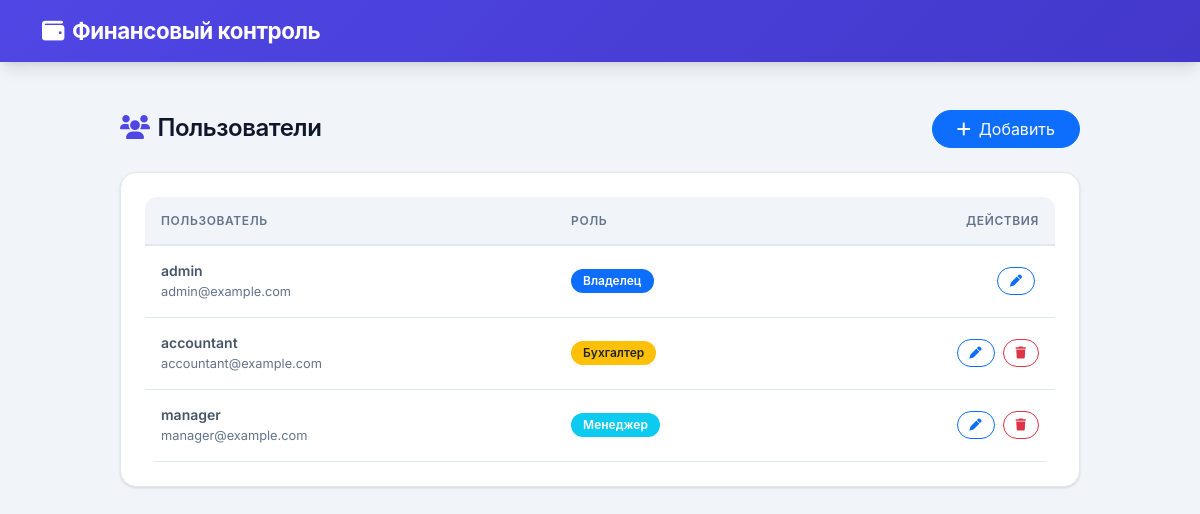
Screenshot of /users (signed in) with the database file from the repository.
### app.py (models this page shows)
class User(UserMixin, db.Model):
    id = db.Column(db.Integer, primary_key=True)
    username = db.Column(db.String(64), unique=True, nullable=False)
    email = db.Column(db.String(120), unique=True, nullable=False)
    password_hash = db.Column(db.String(256))
    role = db.Column(db.String(20), nullable=False, default='manager')
    created_at = db.Column(db.DateTime, default=datetime.utcnow)

### app.py (the view)
@app.route('/users')
@login_required
def users():
    if not check_permission('owner'):
        flash('Только владелец может управлять пользователями')
        return redirect(url_for('dashboard'))
    users_list = User.query.all()
    return render_template('users.html', users=users_list, today=date.today())

### app.py (called while the page is built)
@login_manager.user_loader
def load_user(user_id):
    return User.query.get(int(user_id))

def check_permission(required_role):
    roles_hierarchy = {'owner': 3, 'accountant': 2, 'manager': 1}
    user_role = current_user.role if current_user else 'manager'
    return roles_hierarchy.get(user_role, 0) >= roles_hierarchy.get(required_role, 0)

### templates/users.html (shortened to what this page needs)
{% extends "base.html" %}
{% block content %}
<div class="mobile-container">
    <div class="d-flex justify-content-between align-items-center mb-4">
        <h1 class="mobile-h2 mb-0">
            <i class="fas fa-users me-2" style="color:var(--primary);"></i>Пользователи
        </h1>
        <button class="btn btn-primary rounded-pill px-4" data-bs-toggle="modal" data-bs-target="#addUserModal">
            <i class="fas fa-plus me-2"></i>Добавить
        </button>
    </div>
    <div class="mobile-card">
        <div class="table-responsive-mobile">
            <table class="mobile-table">
                <thead>
                    <tr>
                        <th>Пользователь</th>
                        <th>Роль</th>
                        <th class="text-end">Действия</th>
                    </tr>
                </thead>
                <tbody>
                    {% for user in users %}
                    <tr>
                        <td>
                            <div style="font-weight:600;">{{ user.username }}</div>
                            <div style="font-size:0.8rem;color:var(--gray);">{{ user.email }}</div>
                        </td>
                        <td>
                            <span class="badge bg-{{ 'primary' if user.role == 'owner' else 'warning text-dark' if user.role == 'accountant' else 'info' }}">
                                {{ 'Владелец' if user.role == 'owner' else 'Бухгалтер' if user.role == 'accountant' else 'Менеджер' }}
                            </span>
                        </td>
                        <td class="text-end">
                            <button class="btn btn-sm btn-outline-primary rounded-pill me-1" style="font-size:0.75rem;padding:4px 12px;"
                                    onclick="editUser({{ user.id }})">
                                <i class="fas fa-pen"></i>
                            </button>
                            {% if user.id != current_user.id %}
                            <button class="btn btn-sm btn-outline-danger rounded-pill" style="font-size:0.75rem;padding:4px 12px;"
                                    onclick="deleteUser({{ user.id }})">
                                <i class="fas fa-trash"></i>
                            </button>
                            {% endif %}
                        </td>
                    </tr>
                    {% endfor %}
                </tbody>
            </table>
        </div>
    </div>
</div>
{% endblock %}

### static/css/app.css (style rules this page uses)
:root { --primary:#4f46e5; --primary-dark:#4338ca; --primary-light:#818cf8; --secondary:#06b6d4; --success:#10b981; --danger:#ef4444; --warning:#f59e0b; --info:#3b82f6; --dark:#1e293b; --gray:#64748b; --gray-light:#94a3b8; --gray-lighter:#e2e8f0; --bg:#f1f5f9; --card-bg:#ffffff; --text:#0f172a; --text-secondary:#475569; --border:#e2e8f0; --shadow:0 1px 3px 0 rgba(0,0,0,0.1),0 1px 2px -1px rgba(0,0,0,0.1); --shadow-md:0 4px 6px -1px rgba(0,0,0,0.1),0 2px 4px -2px rgba(0,0,0,0.1); --shadow-lg:0 10px 15px -3px rgba(0,0,0,0.1),0 4px 6px -4px rgba(0,0,0,0.1); --shadow-xl:0 20px 25px -5px rgba(0,0,0,0.1),0 8px 10px -6px rgba(0,0,0,0.1); --radius:12px; --radius-lg:16px; --radius-xl:24px; }
* { margin:0; padding:0; box-sizing:border-box; }
html,body { height:100%; font-family:'Inter',-apple-system,BlinkMacSystemFont,'Segoe UI',Roboto,'Helvetica Neue',Arial,sans-serif; background:var(--bg); color:var(--text); -webkit-font-smoothing:antialiased; -moz-osx-font-smoothing:grayscale; line-height:1.6; }
.mobile-card { background:var(--card-bg); border-radius:var(--radius-lg); padding:24px; margin-bottom:20px; box-shadow:var(--shadow); border:1px solid var(--border); transition:all 0.3s ease; }
.mobile-table { width:100%; border-collapse:separate; border-spacing:0; font-size:14px; }
.mobile-table th { background:var(--bg); padding:14px 16px; font-weight:600; font-size:12px; text-transform:uppercase; letter-spacing:0.05em; color:var(--gray); border-bottom:2px solid var(--border); }
.mobile-table td { padding:14px 16px; border-bottom:1px solid var(--border); color:var(--text-secondary); }
.mobile-h2 { font-size:1.5rem; font-weight:600; letter-spacing:-0.02em; }
.mobile-container { max-width:900px; margin:0 auto; padding:24px 20px; }
.table-responsive-mobile { overflow-x:auto; -webkit-overflow-scrolling:touch; border-radius:var(--radius); }
.badge { padding:6px 12px; border-radius:9999px; font-weight:600; font-size:0.75rem; }
@media (min-width:992px) { body { padding-bottom:0 } }
@media (min-width:992px) { .mobile-container { max-width:1000px } }

### rows the page displays
User: username "admin", email "admin@example.com", role "Владелец"
User: username "accountant", email "accountant@example.com", role "Бухгалтер"
User: username "manager", email "manager@example.com", role "Менеджер"
